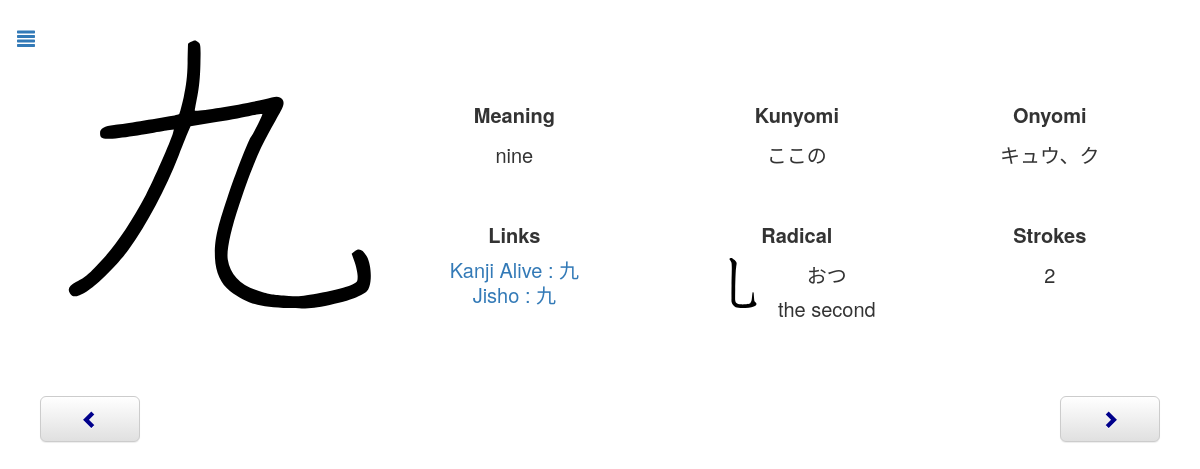
Page /review.php?id=443 on the committed database.
### tables this page shows
CREATE TABLE `Kanji` (
  `name` text NOT NULL,
  `chara` text NOT NULL,
  `meaning` text NOT NULL,
  `kunyomi` text NOT NULL,
  `onyomi` text NOT NULL,
  `linkKanjiAlive` text NOT NULL,
  `day` int(11) NOT NULL,
  `dateNext` timestamp NOT NULL DEFAULT current_timestamp() ON UPDATE current_timestamp(),
  `id` int(11) NOT NULL AUTO_INCREMENT,
  `radicalChar` text NOT NULL,
  `radicalName` text NOT NULL,
  `radicalHiragana` text NOT NULL,
  `radicalMeaning` text NOT NULL,
  `strokes` int(11) NOT NULL,
  `toTestKanji` tinyint(4) NOT NULL DEFAULT 0,
  `toTestMeaning` tinyint(4) NOT NULL DEFAULT 0,
  `testable` tinyint(4) NOT NULL DEFAULT 1,
  PRIMARY KEY (`id`)
);

### Connection.php (called while the page is built, shortened)
<?php
class Connection{
    private static $bdd = null;
    private function __construct(){
        try{
            self::$bdd = new PDO('mysql:host=0.0.0.0;dbname=kanji', 'root', '');
        }
        catch(Exception $e){
            die('Erreur : '.$e->getMessage());
        }
    }
    public static function getBdd(){
        return self::$bdd;
    }
}
?>

### Kanji.php (called while the page is built, shortened)
<?php
class Kanji{
    private $id;
    private $name;
    private $character;
    private $meaning;
    private $kunyomi;
    private $onyomi;
    private $linkKanjiAlive;
    private $dateNext;
    private $radicalName;
    private $radicalHiragana;
    private $radicalMeaning;
    private $strokes;
    private $toTestKanji;
    private $toTestMeaning;
    public function __construct($id, $name, $character, $meaning, $kunyomi, $onyumi, $linkKanjiAlive, $day, $dateNext, $radicalChar, $radicalName, $radicalHiragana, $radicalMeaning, $strokes, $toTestKanji, $toTestMeaning, $testable){
        $this->id=$id;
        $this->name=$name;
        $this->character=$character;
        $this->meaning=$meaning;
        $this->kunyomi=$kunyomi;
        $this->onyomi=$onyumi;
        $this->linkKanjiAlive=$linkKanjiAlive;
        $this->dateNext = $dateNext;
        $this->radicalName=$radicalName;
        $this->radicalHiragana=$radicalHiragana;
        $this->radicalMeaning=$radicalMeaning;
        $this->strokes=$strokes;
        $this->toTestKanji=$toTestKanji;
        $this->toTestMeaning=$toTestMeaning;
    }
    public function calculTime(){
        $time = time();
        $second = strtotime($this->dateNext)-$time;
        if($second>0) {
            $jour = floor($second / (60 * 60 * 24));
            $heure = floor(($second - $jour * 24 * 60 * 60) / (60 * 60));
            $minute = floor(($second - $heure * 60 * 60 - $jour * 24 * 60 * 60) / (60));
            $second = floor($second - $minute * 60 - $heure * 60 * 60 - $jour * 24 * 60 * 60);
        }
        else {
            $jour = ceil($second / (60 * 60 * 24));
            $heure = ceil(($second - $jour * 24 * 60 * 60) / (60 * 60));
            $minute = ceil(($second - $heure * 60 * 60 - $jour * 24 * 60 * 60) / (60));
            $second = ceil($second - $minute * 60 - $heure * 60 * 60 - $jour * 24 * 60 * 60);
        }
    }
    public function getId(){
        return $this->id;
    }
    public function getName(){
        return $this->name;
    }
    public function getCharacter(){
        return $this->character;
    }
    public function getMeaning(){
        return $this->meaning;
    }
    public function getKun(){
        return $this->kunyomi;
    }
    public function getOn(){
        return $this->onyomi;
    }
    public function getLinkKanjiAlive(){
        return $this->linkKanjiAlive;
    }
    public function getDateNext(){
        return $this->dateNext;
    }
    public function getRadicalName(){
        return $this->radicalName;
    }
    public function getRadicalHiragana(){
        return $this->radicalHiragana;
    }
    public function getRadicalMeaning(){
        return $this->radicalMeaning;
    }
    public function getStrokes(){
        return $this->strokes;
    }
    public function getToTestKanji(){
        return $this->toTestKanji;
    }
    public function getToTestMeaning(){
        return $this->toTestMeaning;
    }
}
include_once("Connection.php");
function getAllKanji(){
    $req = Connection::getBdd()->query("SELECT * FROM Kanji ORDER BY dateNext");
    while($data = $req->fetch())
        $array[] = new Kanji($data['id'], $data['name'], $data['chara'], $data['meaning'], $data['kunyomi'], $data['onyomi'], $data['linkKanjiAlive'], $data['day'], $data['dateNext'], $data['radicalChar'], $data['radicalName'], $data['radicalHiragana'], $data['radicalMeaning'], $data['strokes'], $data['toTestKanji'], $data['toTestMeaning'], $data['testable']);
    if(isset($array)) return $array;
}
function getKanji($id){
     $req = Connection::getBdd()->query("SELECT * FROM Kanji WHERE id='".$id."'");
    while($data = $req->fetch())
        return new Kanji($data['id'], $data['name'], $data['chara'], $data['meaning'], $data['kunyomi'], $data['onyomi'], $data['linkKanjiAlive'], $data['day'], $data['dateNext'], $data['radicalChar'], $data['radicalName'], $data['radicalHiragana'], $data['radicalMeaning'], $data['strokes'], $data['toTestKanji'], $data['toTestMeaning'], $data['testable']);
}
function getNextKanjiId($id){
    $allKanji = getAllKanji();
    for($i=0;$i<count($allKanji);$i++){
        if($allKanji[$i]->getId() == $id)
            if($i == count($allKanji)-1)
                return $allKanji[0];
            else
                return $allKanji[$i+1];
    }
}
function getPreviousKanjiId($id){
    $allKanji = getAllKanji();
    for($i=0;$i<count($allKanji);$i++){
        if($allKanji[$i]->getId() == $id)
            if($i == 0)
                return $allKanji[count($allKanji)-1];
            else
                return $allKanji[$i-1];
    }
}
?>

### review.php (the view, shortened to what this page needs)
<?php
    include_once("Kanji.php");
    include_once("Word.php");
    if(isset($_GET["id"])){
       $kanji = getKanji($_GET["id"]);
        $nextKanjiId = getNextKanjiId($_GET["id"]);
        $previousKanjiId = getPreviousKanjiId($_GET["id"]);
    }
    else {
        $kanji = getReviewKanji();
        if (!isset($kanji))
            header('Location: index.php');
    }
?>
<body>
    <div id="page" class="page">
        <button onclick="document.location.href='index.php'" class="btn btn-link btn-lg menu"><span class="glyphicon glyphicon-align-justify"></span></button>
        <div>
            <div class="imageSVGTd">
                <img class="imageSVG" src="<?php echo "images/".$kanji->getName().".svg" ?>">
            </div>
            <div class="descriptionTable">
                <table>
                    <tr>
                        <td class="reviewKanji"><span class="description">Meaning</span><br><?php echo $kanji->getMeaning() ?></td>
                        <td class="reviewKanji"><span class="description">Kunyomi</span><br><?php echo $kanji->getKun() ?></td>
                        <td class="reviewKanji"><span class="description">Onyomi</span><br><?php echo $kanji->getOn() ?></td>
                    </tr>
                    <tr>
                        <td class="reviewKanji2"><span class="description">Links</span>
                            <div class="links"><br><?php echo "<a target='_blank' href=".$kanji->getLinkKanjiAlive().">Kanji Alive : ".$kanji->getCharacter()."</a>" ?>
                        </div><?php echo "<a target='_blank' href='http://jisho.org/search/".$kanji->getCharacter()." %23kanji'>Jisho : ".$kanji->getCharacter()."</a>" ?></td>
                        <td class="reviewKanji2"><span class="description">Radical</span><br>
                            <div class="radical">
                            <img class="radicalImage" src="<?php echo "radical/".$kanji->getRadicalName().".svg" ?>">
                                <?php echo $kanji->getRadicalHiragana() ?><br>
                                <?php echo $kanji->getRadicalMeaning() ?>
                            </div>
                        </td>
                        <td class="reviewKanji2"><span class="description">Strokes</span><br><?php echo $kanji->getStrokes() ?></td>
                    </tr>
                </table>
            </div>
        </div>
        <div class="boutons">
            <button id="boutonChevronLeft" <?php echo "onclick=document.location.href='review.php?id=".$previousKanjiId->getId()."'" ?>  onmouseout="changeColorGlyphiconChevronLeft()" onmouseover="changeColorGlyphiconChevronLeft()" type="button" class="boutonLater btn btn-lg btn-default" aria-label="Left Align">
                <span id="glyphiconBoutonLater" class="glyphicon glyphicon-chevron-left glyphiconChevron" aria-hidden="true"></span>
            </button>
            <button id="boutonChevronRight" <?php echo "onclick=document.location.href='review.php?id=".$nextKanjiId->getId()."'" ?> onmouseout="changeColorGlyphiconChevronRight()" onmouseover="changeColorGlyphiconChevronRight()" type="button" class="boutonOk btn btn-default btn-lg" aria-label="Left Align">
                <span id="glyphiconBoutonOk" class="glyphicon glyphicon-chevron-right glyphiconChevron" aria-hidden="true"></span>
            </button>
        </div>
    </div>
</body>
</html>

### css/style.css (style rules this page uses)
body { --color-background: white; --color-background-danger: #bf616a; --color-background-warning: #ebcb8b; --font-color: rgb(51, 51, 51); background-color: var(--color-background) !important; background-color-danger: var(--color-background) !important; }
.page { padding-top: 15px; text-align: center; margin-right: auto; margin-left: auto; color: var(--font-color); }
@media (min-width: 768px) { .page { width: 750px; } }
@media (min-width: 992px) { .page { width: 970px; } }
@media (min-width: 1200px) { .page { width: 1170px; } }
td { vertical-align: top; text-align: center; }
table { margin-top: 30px; width: 100%; }
.menu { position: absolute; left: 0px; }
.descriptionTable { width: 100%; display: inline-block; }
@media (min-width: 992px) { .descriptionTable { width: 65%; } }
.descriptionTable > table { width: 100%; margin-top: 0px; }
.imageSVGTd { text-align: left; display: inline-block; width: auto; vertical-align: top; }
.imageSVG { padding-top: 0; height: 200px; }
@media (min-width: 764px) { .imageSVG { height: auto; } }
.reviewKanji { padding-top: 0px; line-height: 30px; font-size: 17px; }
@media (min-width: 992px) { .reviewKanji { padding-top: 80px; font-size: 20px; line-height: 40px; } }
.reviewKanji2 { padding-top: 40px; line-height: 30px; font-size: 17px; }
@media (min-width: 992px) { .reviewKanji2 { font-size: 20px; line-height: 40px; } }
.description { vertical-align: top; font-weight: bold; }
.radicalImage { height: 50px; width: 50px; margin-right: 10px; }
.radical { display: flex; padding-top: 3px; line-height: 1.7; justify-content: center; }
.links { line-height: 10px; }
.boutons { display: block; margin-top: 50px; }
.boutonOk { float: right; width: 100px; margin-right: 25px; }
.boutonLater { float: left; width: 100px; margin-left: 25px; }
.glyphiconChevron { color: darkblue; }

### rows in the picture
kanji: name (picture), meaning "nine", kunyomi "ここの", onyomi "キュウ、ク", chara "九", radicalName (picture), radicalHiragana "おつ", radicalMeaning "the second", strokes "2"
